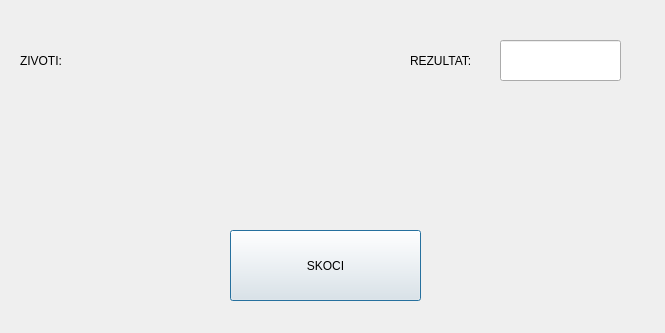
<?xml version="1.0" encoding="UTF-8"?>
<ui version="4.0">
 <class>Dialog</class>
 <widget class="QDialog" name="Dialog">
  <property name="geometry">
   <rect>
    <x>0</x>
    <y>0</y>
    <width>665</width>
    <height>333</height>
   </rect>
  </property>
  <property name="windowTitle">
   <string>Dialog</string>
  </property>
  <widget class="QPushButton" name="pushButton">
   <property name="geometry">
    <rect>
     <x>230</x>
     <y>230</y>
     <width>191</width>
     <height>71</height>
    </rect>
   </property>
   <property name="text">
    <string>SKOCI</string>
   </property>
  </widget>
  <widget class="QLabel" name="label">
   <property name="geometry">
    <rect>
     <x>80</x>
     <y>40</y>
     <width>51</width>
     <height>41</height>
    </rect>
   </property>
   <property name="text">
    <string/>
   </property>
   <property name="pixmap">
    <pixmap resource="resursi.qrc">:/slike/zq.png</pixmap>
   </property>
   <property name="scaledContents">
    <bool>true</bool>
   </property>
  </widget>
  <widget class="QLabel" name="label_2">
   <property name="geometry">
    <rect>
     <x>130</x>
     <y>40</y>
     <width>51</width>
     <height>41</height>
    </rect>
   </property>
   <property name="text">
    <string/>
   </property>
   <property name="pixmap">
    <pixmap resource="resursi.qrc">:/slike/zq.png</pixmap>
   </property>
   <property name="scaledContents">
    <bool>true</bool>
   </property>
  </widget>
  <widget class="QLabel" name="label_3">
   <property name="geometry">
    <rect>
     <x>180</x>
     <y>40</y>
     <width>51</width>
     <height>41</height>
    </rect>
   </property>
   <property name="text">
    <string/>
   </property>
   <property name="pixmap">
    <pixmap resource="resursi.qrc">:/slike/zq.png</pixmap>
   </property>
   <property name="scaledContents">
    <bool>true</bool>
   </property>
  </widget>
  <widget class="QLabel" name="label_4">
   <property name="geometry">
    <rect>
     <x>20</x>
     <y>40</y>
     <width>51</width>
     <height>41</height>
    </rect>
   </property>
   <property name="text">
    <string>ZIVOTI:</string>
   </property>
  </widget>
  <widget class="QLabel" name="label_5">
   <property name="geometry">
    <rect>
     <x>410</x>
     <y>50</y>
     <width>101</width>
     <height>22</height>
    </rect>
   </property>
   <property name="text">
    <string>REZULTAT:</string>
   </property>
  </widget>
  <widget class="QLineEdit" name="lineEdit">
   <property name="geometry">
    <rect>
     <x>500</x>
     <y>40</y>
     <width>121</width>
     <height>41</height>
    </rect>
   </property>
  </widget>
 </widget>
 <resources>
  <include location="resursi.qrc"/>
 </resources>
 <connections/>
</ui>
